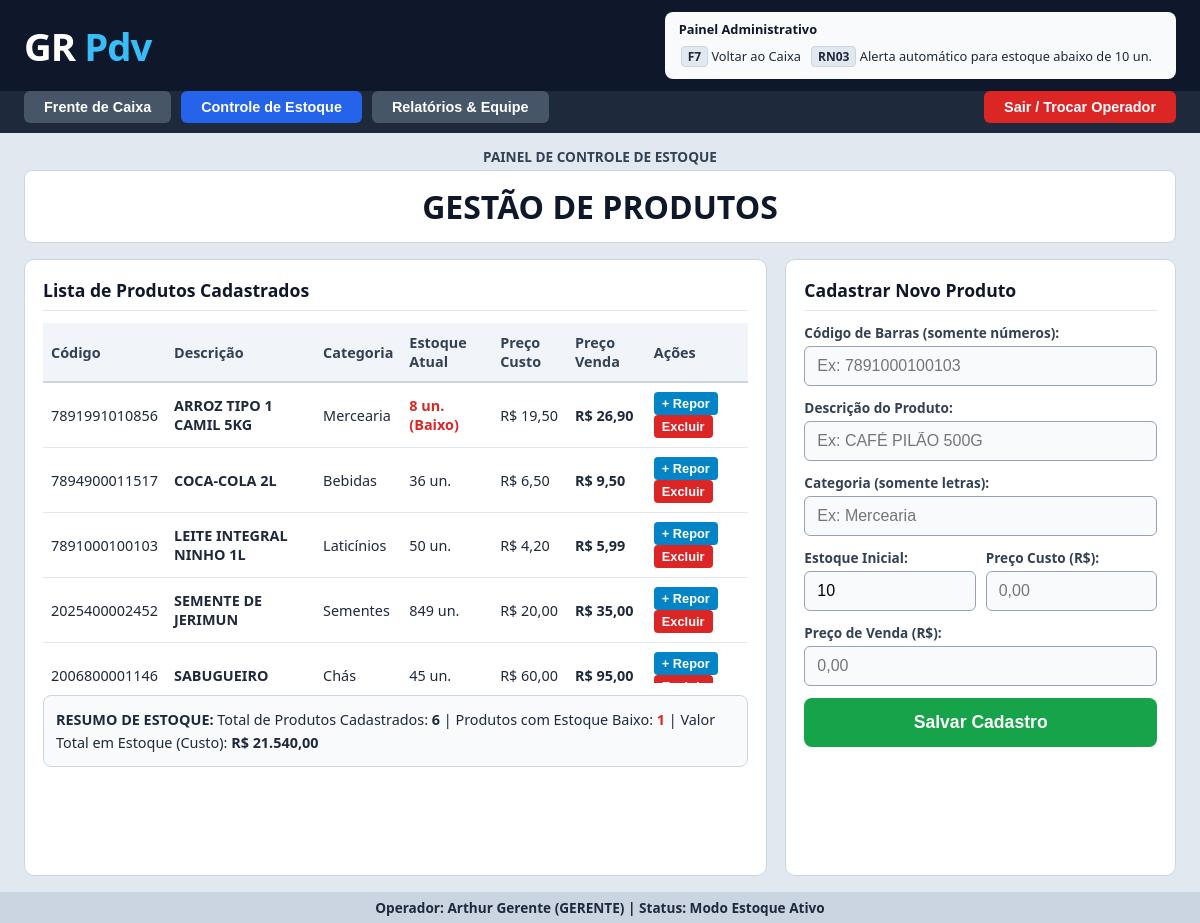
/estoque (signed in), run on the app's committed database.
### tables this page shows
CREATE TABLE produtos (
            id INTEGER PRIMARY KEY AUTOINCREMENT,
            codigo TEXT NOT NULL UNIQUE,
            descricao TEXT NOT NULL,
            categoria TEXT,
            estoque INTEGER NOT NULL DEFAULT 0 CHECK(estoque >= 0),
            preco_custo REAL NOT NULL DEFAULT 0 CHECK(preco_custo >= 0),
            preco_venda REAL NOT NULL CHECK(preco_venda > 0)
        );

### app.py (the view)
@app.route('/estoque')
@exigir_cargo(['fiscal', 'gerente'], api=False)
def tela_estoque():
    conn = db_connect()
    rows = conn.execute("SELECT * FROM produtos ORDER BY id DESC").fetchall()
    conn.close()
    produtos = [dict(r) for r in rows]
    total_produtos = len(produtos)
    estoque_baixo = sum(1 for p in produtos if p['estoque'] < 10)
    valor_total_compra = sum((float(p['preco_custo'] or 0) * p['estoque']) for p in produtos)
    return render_template(
        'estoque.html',
        produtos=produtos,
        total_produtos=total_produtos,
        estoque_baixo=estoque_baixo,
        valor_total_compra=formatar_brl(valor_total_compra),
        usuario_nome=session['usuario_nome'],
        cargo=session['cargo']
    )

### app.py (called while the page is built)
def db_connect():
    conn = sqlite3.connect(DB_PATH, timeout=10)
    conn.row_factory = sqlite3.Row
    conn.execute("PRAGMA foreign_keys = ON")
    return conn

def formatar_brl(valor):
    return f"{float(valor or 0):,.2f}".replace(',', 'X').replace('.', ',').replace('X', '.')

def exigir_cargo(cargos_permitidos, api=False):
    def decorator(f):
        @wraps(f)
        def wrapper(*args, **kwargs):
            if 'usuario_id' not in session:
                if api:
                    return jsonify({'erro': 'Sessão expirada. Faça login novamente.'}), 401
                return redirect(url_for('login'))
            if session.get('cargo') not in cargos_permitidos:
                if api:
                    return jsonify({'erro': 'Acesso negado! Seu cargo não possui permissão para esta ação.'}), 403
                return redirect(url_for('tela_caixa'))
            return f(*args, **kwargs)
        return wrapper
    return decorator

### templates/estoque.html (shortened to what this page needs)
<!DOCTYPE html>
<html lang="pt-br">
<head>
    <link rel="stylesheet" href="{{ url_for('static', filename='style.css') }}">
</head>
<body>
    <header>
        <div class="logo">GR <span>Pdv</span></div>
        <div class="atalhos">
            <div class="atalhos-titulo">Painel Administrativo</div>
            <table>
                <tr>
                    <td><span class="tecla">F7</span> Voltar ao Caixa</td>
                    <td><span class="tecla">RN03</span> Alerta automático para estoque abaixo de 10 un.</td>
                </tr>
            </table>
        </div>
    </header>
    <div class="nav-bar">
        <button onclick="location.href='/'">Frente de Caixa</button>
        <button class="active">Controle de Estoque</button>
        {% if cargo == 'gerente' %}
            <button onclick="location.href='/gerencia'">Relatórios & Equipe</button>
        {% endif %}
        <button onclick="location.href='/logout'" style="margin-left: auto; background-color: #dc2626;">Sair / Trocar Operador</button>
    </div>
    <div class="banner-wrapper">
        <div class="banner-label">Painel de Controle de Estoque</div>
        <div class="banner-desc">GESTÃO DE PRODUTOS</div>
    </div>
    <div class="main-container">
        <div class="panel" style="flex: 2;">
            <h3>Lista de Produtos Cadastrados</h3>
            <div class="tabela-wrapper">
                <table class="tabela-dados">
                    <thead>
                        <tr>
                            <th>Código</th>
                            <th>Descrição</th>
                            <th>Categoria</th>
                            <th>Estoque Atual</th>
                            <th>Preço Custo</th>
                            <th>Preço Venda</th>
                            <th>Ações</th>
                        </tr>
                    </thead>
                    <tbody>
                        {% for produto in produtos %}
                        <tr>
                            <td>{{ produto.codigo }}</td>
                            <td><strong>{{ produto.descricao }}</strong></td>
                            <td>{{ produto.categoria or '-' }}</td>
                            <td class="{% if produto.estoque < 10 %}low-stock{% endif %}">
                                {{ produto.estoque }} un. {% if produto.estoque < 10 %}(Baixo){% endif %}
                            </td>
                            <td>R$ {{ "%.2f"|format(produto.preco_custo or 0)|replace('.', ',') }}</td>
                            <td><strong>R$ {{ "%.2f"|format(produto.preco_venda)|replace('.', ',') }}</strong></td>
                            <td>
                                <button class="btn-mini btn-repor" data-codigo="{{ produto.codigo }}" data-descricao="{{ produto.descricao }}" onclick="reporEstoque(this)">+ Repor</button>
                                {% if cargo == 'gerente' %}
                                    <button class="btn-mini btn-excluir" data-codigo="{{ produto.codigo }}" data-descricao="{{ produto.descricao }}" onclick="excluirProduto(this)">Excluir</button>
                                {% endif %}
                            </td>
                        </tr>
                        {% endfor %}
                    </tbody>
                </table>
            </div>
            <div class="resumo-estoque">
                <strong>RESUMO DE ESTOQUE:</strong>
                Total de Produtos Cadastrados: <strong>{{ total_produtos }}</strong> |
                Produtos com Estoque Baixo: <strong class="low-stock">{{ estoque_baixo }}</strong>
                {% if cargo == 'gerente' %}
                    | Valor Total em Estoque (Custo): <strong>R$ {{ valor_total_compra }}</strong>
                {% endif %}
            </div>
        </div>
        <div class="panel" style="flex: 1;">
            <h3>Cadastrar Novo Produto</h3>
            <div class="campo-grupo">
                <label for="novo-codigo">Código de Barras (somente números):</label>
                <input type="text" id="novo-codigo" maxlength="20" placeholder="Ex: 7891000100103" oninput="apenasNumeros(this)">
            </div>
            <div class="campo-grupo">
                <label for="novo-descricao">Descrição do Produto:</label>
                <input type="text" id="novo-descricao" maxlength="100" placeholder="Ex: CAFÉ PILÃO 500G">
            </div>
            <div class="campo-grupo">
                <label for="novo-categoria">Categoria (somente letras):</label>
                <input type="text" id="novo-categoria" maxlength="40" placeholder="Ex: Mercearia" oninput="apenasLetras(this)">
            </div>
            <div style="display: flex; gap: 10px;">
                <div class="campo-grupo" style="flex: 1;">
                    <label for="novo-estoque">Estoque Inicial:</label>
                    <input type="text" id="novo-estoque" value="10" maxlength="6" oninput="apenasNumeros(this)">
                </div>
                <div class="campo-grupo" style="flex: 1;">
                    <label for="novo-custo">Preço Custo (R$):</label>
                    <input type="text" id="novo-custo" maxlength="10" placeholder="0,00" oninput="apenasMoeda(this)">
                </div>
            </div>
            <div class="campo-grupo">
                <label for="novo-venda">Preço de Venda (R$):</label>
                <input type="text" id="novo-venda" maxlength="10" placeholder="0,00" oninput="apenasMoeda(this)">
            </div>
            <button class="btn-sucesso" onclick="cadastrarProduto()">Salvar Cadastro</button>
        </div>
    </div>
    <div class="status-bar">Operador: {{ usuario_nome }} ({{ cargo|upper }}) | Status: Modo Estoque Ativo</div>
</body>
</html>

### static/style.css (style rules this page uses)
* { box-sizing: border-box; margin: 0; padding: 0; }
body { font-family: 'Segoe UI', Tahoma, Geneva, Verdana, sans-serif; background-color: #e2e8f0; color: #1e293b; display: flex; flex-direction: column; min-height: 100vh; }
header { background-color: #0f172a; color: #ffffff; padding: 12px 24px; display: flex; align-items: center; justify-content: space-between; }
.logo { font-size: 2.4rem; font-weight: 800; letter-spacing: -1px; }
.logo span { color: #38bdf8; }
.atalhos { background-color: #f8fafc; color: #1e293b; padding: 8px 14px; border-radius: 8px; font-size: 0.8rem; }
.atalhos-titulo { font-weight: 700; margin-bottom: 4px; color: #0f172a; }
.atalhos table td { padding: 2px 8px 2px 0; }
.tecla { display: inline-block; background: #e2e8f0; border: 1px solid #cbd5e1; border-radius: 4px; padding: 1px 6px; font-weight: 700; font-size: 0.75rem; }
.nav-bar { background-color: #1e293b; padding: 0 24px 10px 24px; display: flex; gap: 10px; }
.nav-bar button { background-color: #475569; color: #ffffff; border: none; padding: 8px 20px; border-radius: 6px; font-weight: 600; cursor: pointer; font-size: 0.9rem; }
.nav-bar button.active { background-color: #2563eb; }
.banner-wrapper { padding: 14px 24px 0 24px; }
.banner-label { text-align: center; font-size: 0.85rem; font-weight: 700; color: #334155; margin-bottom: 4px; text-transform: uppercase; }
.banner-desc { background-color: #ffffff; border: 1px solid #cbd5e1; border-radius: 8px; padding: 14px; text-align: center; font-size: 2rem; font-weight: 800; color: #0f172a; text-transform: uppercase; }
.main-container { display: flex; gap: 18px; padding: 16px 24px; flex: 1; }
.panel { background-color: #ffffff; border: 1px solid #cbd5e1; border-radius: 10px; padding: 18px; display: flex; flex-direction: column; }
.panel h3 { font-size: 1.1rem; margin-bottom: 12px; color: #0f172a; border-bottom: 1px solid #e2e8f0; padding-bottom: 8px; }
.tabela-wrapper { flex: 1; overflow-y: auto; max-height: 360px; }
.tabela-dados { width: 100%; border-collapse: collapse; font-size: 0.9rem; }
.tabela-dados th { background-color: #f1f5f9; text-align: left; padding: 10px 8px; border-bottom: 2px solid #cbd5e1; color: #334155; }
.tabela-dados td { padding: 9px 8px; border-bottom: 1px solid #e2e8f0; }
.low-stock { color: #dc2626; font-weight: 700; }
.campo-grupo { margin-bottom: 12px; }
.campo-grupo label { display: block; font-size: 0.85rem; font-weight: 600; margin-bottom: 4px; color: #334155; }
.campo-grupo input, .campo-grupo select { width: 100%; padding: 10px 12px; border: 1px solid #94a3b8; border-radius: 6px; font-size: 1rem; background-color: #f8fafc; }
.btn-sucesso { background-color: #16a34a; color: #ffffff; border: none; padding: 14px; border-radius: 8px; font-size: 1.1rem; font-weight: 700; cursor: pointer; width: 100%; }
.btn-mini { padding: 4px 8px; border: none; border-radius: 4px; font-size: 0.8rem; font-weight: 600; cursor: pointer; color: #ffffff; }
.btn-repor { background-color: #0284c7; }
.btn-excluir { background-color: #dc2626; }
.resumo-estoque { background-color: #f8fafc; border: 1px solid #cbd5e1; border-radius: 8px; padding: 12px; margin-top: 12px; font-size: 0.9rem; line-height: 1.6; }
.status-bar { background-color: #cbd5e1; color: #1e293b; padding: 6px 24px; font-size: 0.85rem; font-weight: 600; text-align: center; }

### data on the page
produtos: codigo "7891991010856", descricao "ARROZ TIPO 1 CAMIL 5KG", categoria "Mercearia", estoque "8", shows "(Baixo)", preco_custo "19,50", preco_venda "26,90"
produtos: codigo "7894900011517", descricao "COCA-COLA 2L", categoria "Bebidas", estoque "36", preco_custo "6,50", preco_venda "9,50"
produtos: codigo "7891000100103", descricao "LEITE INTEGRAL NINHO 1L", categoria "Laticínios", estoque "50", preco_custo "4,20", preco_venda "5,99"
produtos: codigo "2025400002452", descricao "SEMENTE DE JERIMUN", categoria "Sementes", estoque "849", preco_custo "20,00", preco_venda "35,00"
produtos: codigo "2006800001146", descricao "SABUGUEIRO", categoria "Chás", estoque "45", preco_custo "60,00", preco_venda "95,00"

### other printed values
{{ total_produtos }} "6"
{{ estoque_baixo }} "1"
{{ valor_total_compra }} "21.540,00"
{{ usuario_nome }} "Arthur Gerente"
{{ cargo|upper }} "GERENTE"
